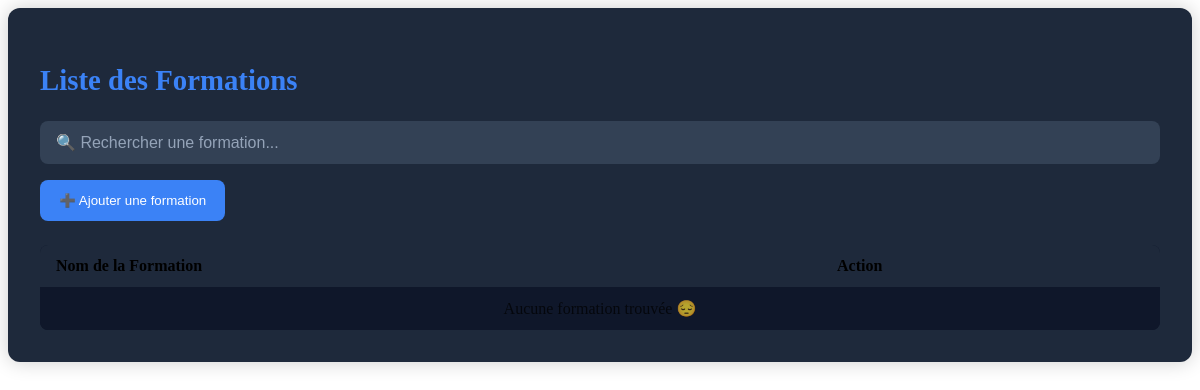
/vue/page_admin/Formation.php, run on an earlier commit of the app's database.
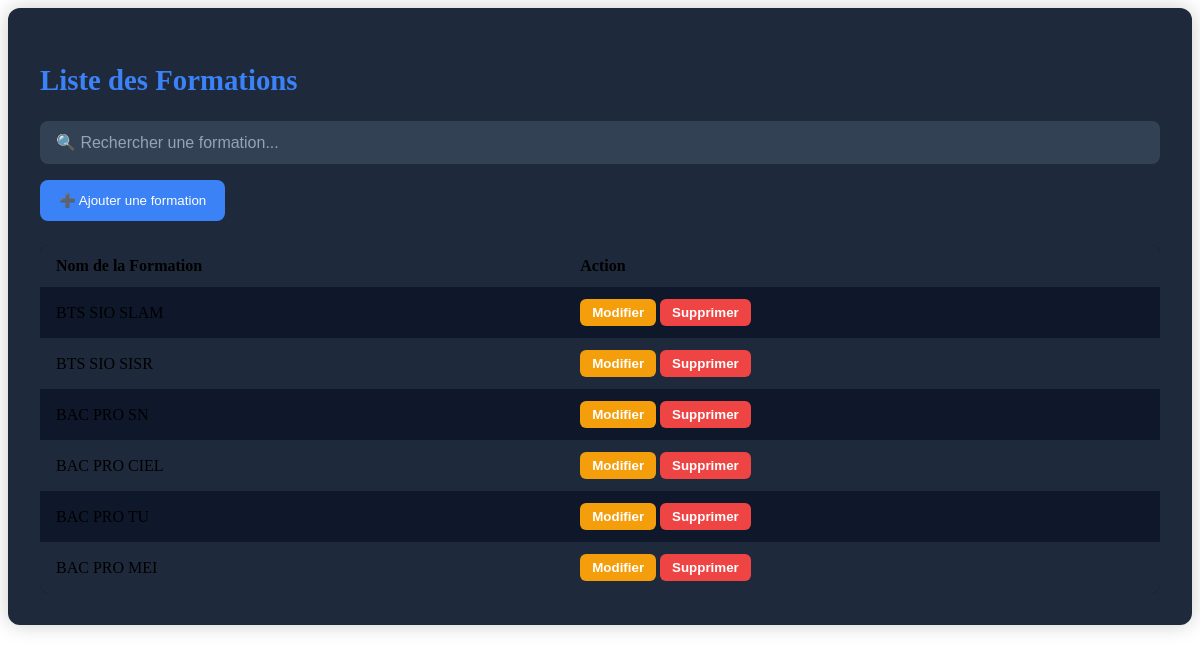
And on a later commit of the database.
### tables this page shows
CREATE TABLE IF NOT EXISTS `formation` (
  `id_formation` int NOT NULL AUTO_INCREMENT,
  `nom_formation` varchar(255) NOT NULL,
  PRIMARY KEY (`id_formation`)
);

### src/repository/FormationRepository.php (called while the page is built, shortened)
<?php
class FormationRepository
{
    private $bdd;
    public function __construct()
    {
        $this->bdd = new BDD();
    }
    public function listeFormation()
    {
        $sql = 'SELECT * FROM formation';
        $req = $this->bdd->getBdd()->prepare($sql);
        $req->execute();
        return $req->fetchAll(\PDO::FETCH_ASSOC);
    }
}

### src/bdd/BDD.php (called while the page is built)
<?php
class BDD
{
    private $bdd;
    public function __construct()
    {
            $this->bdd = new PDO('mysql:host=localhost;dbname=projetlprs;charset=utf8', 'root', '');
    }
    public function getBDD()
    {
        return $this->bdd;
    }
}

### vue/page_admin/Formation.php (the view, shortened to what this page needs)
<?php
require_once __DIR__ . '/../../src/repository/FormationRepository.php';
require_once __DIR__ . '/../../src/bdd/BDD.php';
$repo = new FormationRepository();
$listeFormation = $repo->listeFormation();
?>
<div class="admin-container">
    <h2>Liste des Formations</h2>
    <input type="text" id="search" class="search-bar" placeholder="🔍 Rechercher une formation..." onkeyup="filter()">
    <button class="btn-ajout" onclick="window.location.href='../vue/AjoutFormation.php'">
        ➕ Ajouter une formation
    </button>
    <table>
        <thead>
        <tr>
            <th>Nom de la Formation</th>
            <th>Action</th>
        </tr>
        </thead>
        <tbody>
        <?php if (!empty($listeFormation)) : ?>
            <?php foreach ($listeFormation as $formation) : ?>
            <tr>
                <td><?= htmlspecialchars($formation['nom_formation']) ?></td>
                <td>
                    <button class="btn-action btn-modifier" onclick="window.location.href='../vue/ModifFormation.php?id=<?= $formation['id_formation'] ?>'">Modifier</button>
                    <button class="btn-action btn-supprimer" onclick="if(confirm('Supprimer cet evenement ?')) window.location.href='../src/traitement/Formation/TraitementSuppressionFormation.php?id=<?= $formation['id_formation'] ?>'">Supprimer</button>
                </td>
            </tr>
            <?php endforeach; ?>
        <?php else: ?>
            <tr><td colspan="10" style="text-align:center; opacity:0.7;">Aucune formation trouvée 😔</td></tr>
        <?php endif; ?>
        </tbody>
    </table>
</div>

What changed in the data, as far as the page shows it:
added formation: nom_formation "BTS SIO SLAM"
added formation: nom_formation "BTS SIO SISR"
added formation: nom_formation "BAC PRO SN"
added formation: nom_formation "BAC PRO CIEL"
added formation: nom_formation "BAC PRO TU"
added formation: nom_formation "BAC PRO MEI"
Also different on the page:
text no longer shown: "Aucune formation trouvée 😔"
